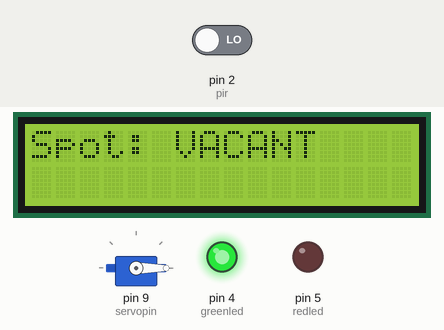
This sketch was run on a simulated Arduino Uno, built with avr-gcc and run on an emulated ATmega328P. On the bench: 16×2 character LCD, servo, output pins drawn as LEDs (lit = HIGH). The inputs (shaded band) are chosen by the test bench; at power-on: pin 2 (pir) LOW. What the sketch prints to the serial monitor is not drawn.

Above: at 1.2 s.
1.3 s: pin 2 (pir) driven HIGH
At 2.6 s:
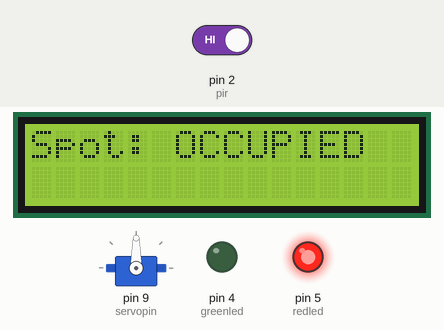
3.1 s: pin 2 (pir) driven LOW
At 4.2 s:
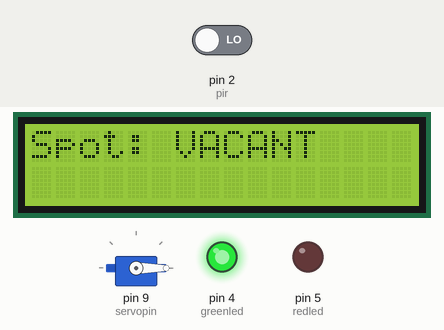
Timing chart, 0 to 6.1 s (numbered marks = the images above; inputs shaded):
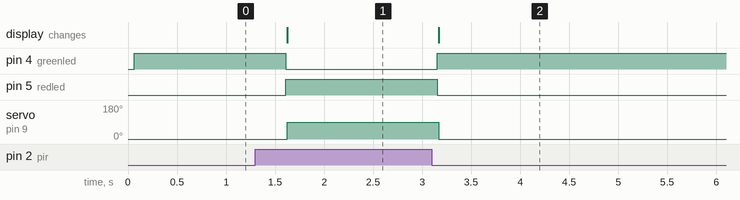

The sketch:

prisha_basak_f20251075_1.ino
```cpp
#include <Wire.h>
#include <LiquidCrystal_I2C.h>
#include <Servo.h>

// LCD setup
LiquidCrystal_I2C lcd(0x27, 16, 2);

// Servo motor
Servo gate;

// Pin definitions
#define pir 2
#define greenled 4
#define redled 5
#define servopin 9

void setup() {
  // Serial monitor
  Serial.begin(9600);

  // LCD
  lcd.init();
  lcd.backlight();

  // Servo
  gate.attach(servopin);
  gate.write(0);  // Gate open initially

  // PIR and LEDs
  pinMode(pir, INPUT);
  pinMode(greenled, OUTPUT);
  pinMode(redled, OUTPUT);

  Serial.println("Smart Parking System Initialized");
}

void loop() {
  int spot = digitalRead(pir);

  if (spot == HIGH) {
    // Spot occupied
    digitalWrite(redled, HIGH);
    digitalWrite(greenled, LOW);

    Serial.println("Spot: OCCUPIED");
    lcd.setCursor(0, 0);
    lcd.print("Spot: OCCUPIED ");

    // Close gate
    gate.write(90);
  } else {
    // Spot vacant
    digitalWrite(redled, LOW);
    digitalWrite(greenled, HIGH);

    Serial.println("Spot: VACANT");
    lcd.setCursor(0, 0);
    lcd.print("Spot: VACANT   ");

    // Open gate
    gate.write(0);
  }

  delay(500);
}
```

Measured:
- after the input at 1.3 s, pin 4 (greenled): HIGH → LOW after 0.31 s; pin 5 (redled): LOW → HIGH after 0.31 s; servo on pin 9 (servopin): 0° → 90° after 0.32 s; the display: changes after 0.32 s (image 1)
- after the input at 3.1 s, pin 4 (greenled): LOW → HIGH after 0.05 s; pin 5 (redled): HIGH → LOW after 0.05 s; servo on pin 9 (servopin): 90° → 0° after 0.07 s; the display: changes after 0.07 s (image 2)
